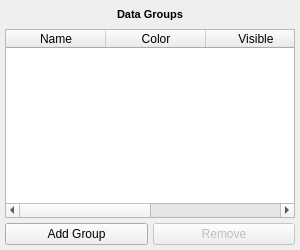
<?xml version="1.0" encoding="UTF-8"?>
<ui version="4.0">
 <class>GroupManagementWidget</class>
 <widget class="QWidget" name="GroupManagementWidget">
  <property name="geometry">
   <rect>
    <x>0</x>
    <y>0</y>
    <width>300</width>
    <height>250</height>
   </rect>
  </property>
  <property name="windowTitle">
   <string>Group Management Widget</string>
  </property>
  <layout class="QVBoxLayout" name="verticalLayout">
   <property name="spacing">
    <number>5</number>
   </property>
   <property name="leftMargin">
    <number>5</number>
   </property>
   <property name="topMargin">
    <number>5</number>
   </property>
   <property name="rightMargin">
    <number>5</number>
   </property>
   <property name="bottomMargin">
    <number>5</number>
   </property>
   <item>
    <widget class="QLabel" name="titleLabel">
     <property name="text">
      <string>Data Groups</string>
     </property>
     <property name="alignment">
      <set>Qt::AlignCenter</set>
     </property>
     <property name="styleSheet">
      <string notr="true">font-weight: bold; font-size: 11px; padding: 3px;</string>
     </property>
    </widget>
   </item>
   <item>
    <widget class="QTableWidget" name="groupsTable">
     <property name="minimumHeight">
      <number>120</number>
     </property>
     <property name="maximumHeight">
      <number>200</number>
     </property>
     <property name="alternatingRowColors">
      <bool>true</bool>
     </property>
     <property name="selectionBehavior">
      <enum>QAbstractItemView::SelectRows</enum>
     </property>
     <property name="showGrid">
      <bool>false</bool>
     </property>
     <column>
      <property name="text">
       <string>Name</string>
      </property>
     </column>
     <column>
      <property name="text">
       <string>Color</string>
      </property>
     </column>
     <column>
      <property name="text">
       <string>Visible</string>
      </property>
     </column>
     <column>
      <property name="text">
       <string>Members</string>
      </property>
     </column>
    </widget>
   </item>
   <item>
    <layout class="QHBoxLayout" name="horizontalLayout">
     <item>
      <widget class="QPushButton" name="addButton">
       <property name="text">
        <string>Add Group</string>
       </property>
       <property name="maximumHeight">
        <number>25</number>
       </property>
      </widget>
     </item>
     <item>
      <widget class="QPushButton" name="removeButton">
       <property name="text">
        <string>Remove</string>
       </property>
       <property name="maximumHeight">
        <number>25</number>
       </property>
       <property name="enabled">
        <bool>false</bool>
       </property>
      </widget>
     </item>
    </layout>
   </item>
  </layout>
 </widget>
 <resources/>
 <connections/>
</ui> 
